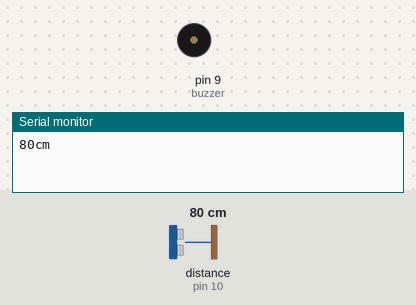
The sketch below on a simulated Arduino Uno, built with avr-gcc and run on an emulated ATmega328P. Parts: buzzer (waves = sounding), the last lines printed to the serial monitor. Wiring (inferred from the names in the program): ultrasonic range finder: trigger pin 12; echo pin 10. Inputs (shaded band) come from the test bench; at power-on: distance to the obstacle (sensor on pin 10) 80 cm. The echo pulse lasts 58.3 µs per cm.

Above: at 2.0 s.
2.1 s: distance to the obstacle (sensor on pin 10) set to 2 cm
At 3.02 s:
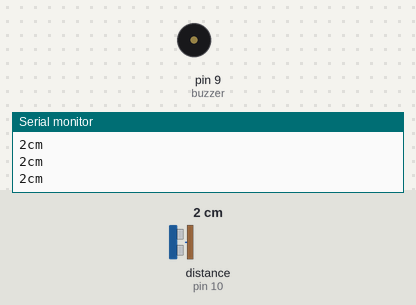
5.6 s: distance to the obstacle (sensor on pin 10) set to 95 cm
At 6.1 s:
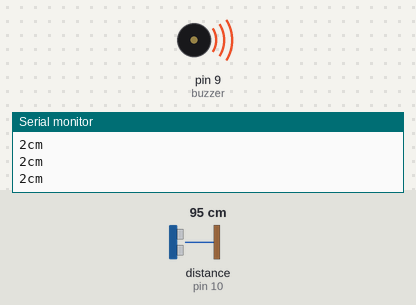
9.1 s: distance to the obstacle (sensor on pin 10) set to 106 cm
At 9.7 s:
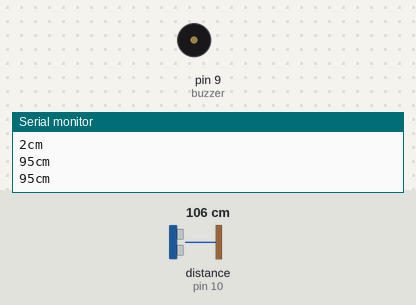
10.8 s: distance to the obstacle (sensor on pin 10) set to 4 cm
At 14.2 s:
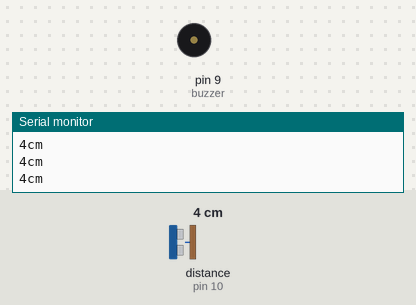
14.3 s: distance to the obstacle (sensor on pin 10) set to 120 cm
At 15.4 s:
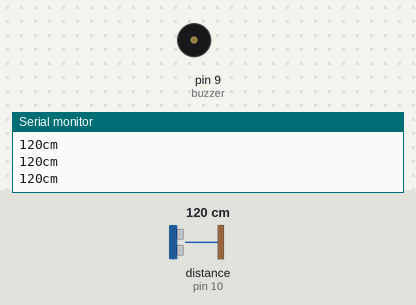
Timing chart, 0 to 17.0 s (numbered marks = the images above; inputs shaded):
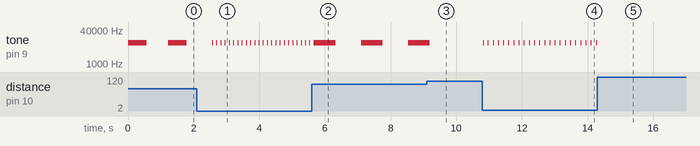

The sketch:

GIE_Smart_sensing_workshop.ino
```cpp
/* UNSW CREATExGirls in Engineering: Smart Sensing Workshop */


const int buzzer = 9; //buzzer to arduino pin 9
const int Trig = 12; //Trigger connected to PIN 12
const int Echo = 10; //Echo connected to PIN 10


void setup(){
  Serial.begin(9600);
  pinMode(buzzer, OUTPUT); // Set buzzer - pin 9 as an output
}

void loop(){

  long duration, cm;
  pinMode(Trig, OUTPUT);
  digitalWrite(Trig, LOW);
  delayMicroseconds(2);
  digitalWrite(Trig, HIGH);
  delayMicroseconds(5);
  digitalWrite(Trig, LOW);
  pinMode(Echo, INPUT);
  duration = pulseIn(Echo, HIGH);
  cm = microsecondsToCentimeters(duration);

  if(cm>0 && cm <=100){
    tone(buzzer, 10000); // Send 10000Hz sound signal...
    delay(cm*7);        // ...for 1 sec
    noTone(buzzer);     // Stop sound...
    delay(cm*7);        // ...for 1sec
  }

  //Print to Serial output
  Serial.print(cm);
  Serial.print("cm");
  Serial.println();
  delay(100);
}

//Converts microseconds to centimeters
long microsecondsToCentimeters(long microseconds){
  return microseconds / 29 / 2;
}
```

Measured:
- the behaviour switches between 100 and 101 cm on distance to the obstacle (sensor on pin 10) (found by bisection; images 2 and 3)
- after the input at 2.1 s, tone on pin 9 (buzzer): alternates 10000 Hz for 0.01 s and silent for 0.11 s, starting after 0.47 s
- after the input at 5.6 s, tone on pin 9 (buzzer): alternates 10000 Hz for 0.67 s and silent for 0.77 s, starting after 0.73 s
- after the input at 9.1 s, tone on pin 9 (buzzer): goes on until 9.2 s, then stays silent
- after the input at 10.8 s, tone on pin 9 (buzzer): alternates 10000 Hz for 0.03 s and silent for 0.13 s, starting at once
- after the input at 14.3 s, tone on pin 9 (buzzer): stops changing and stays silent
- by itself, tone on pin 9 (buzzer): alternates 10000 Hz for 0.56 s and silent for 0.67 s
